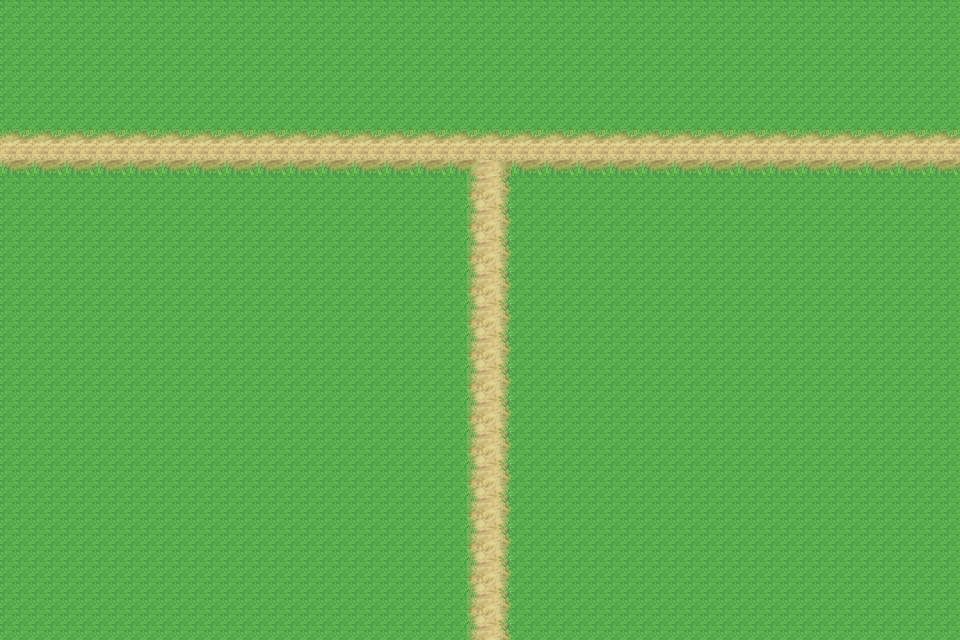

Rendered tile map (Tiled .tmx) drawn with the repository's tilesets; below, a short description and the full map source, tile grids included:
An orthogonal 60x40 tile map with 16x16 px tiles, 1 tile layer (Tile Layer 1) and 1 object (ForestEntrance).

<map version="1.10" tiledversion="1.12.2" orientation="orthogonal" renderorder="right-down" width="60" height="40" tilewidth="16" tileheight="16" infinite="0" nextlayerid="4" nextobjectid="11">
 <tileset firstgid="1" source="fsm_Town02_A2.tsx" />
 <layer id="1" name="Tile Layer 1" width="60" height="40">
  <data encoding="csv">
1,1,1,1,1,1,1,1,1,1,1,1,1,1,1,1,1,1,1,1,1,1,1,1,1,1,1,1,1,1,1,1,1,1,1,1,1,1,1,1,1,1,1,1,1,1,1,1,1,1,1,1,1,1,1,1,1,1,1,1,
1,1,1,1,1,1,1,1,1,1,1,1,1,1,1,1,1,1,1,1,1,1,1,1,1,1,1,1,1,1,1,1,1,1,1,1,1,1,1,1,1,1,1,1,1,1,1,1,1,1,1,1,1,1,1,1,1,1,1,1,
1,1,1,1,1,1,1,1,1,1,1,1,1,1,1,1,1,1,1,1,1,1,1,1,1,1,1,1,1,1,1,1,1,1,1,1,1,1,1,1,1,1,1,1,1,1,1,1,1,1,1,1,1,1,1,1,1,1,1,1,
1,1,1,1,1,1,1,1,1,1,1,1,1,1,1,1,1,1,1,1,1,1,1,1,1,1,1,1,1,1,1,1,1,1,1,1,1,1,1,1,1,1,1,1,1,1,1,1,1,1,1,1,1,1,1,1,1,1,1,1,
1,1,1,1,1,1,1,1,1,1,1,1,1,1,1,1,1,1,1,1,1,1,1,1,1,1,1,1,1,1,1,1,1,1,1,1,1,1,1,1,1,1,1,1,1,1,1,1,1,1,1,1,1,1,1,1,1,1,1,1,
1,1,1,1,1,1,1,1,1,1,1,1,1,1,1,1,1,1,1,1,1,1,1,1,1,1,1,1,1,1,1,1,1,1,1,1,1,1,1,1,1,1,1,1,1,1,1,1,1,1,1,1,1,1,1,1,1,1,1,1,
1,1,1,1,1,1,1,1,1,1,1,1,1,1,1,1,1,1,1,1,1,1,1,1,1,1,1,1,1,1,1,1,1,1,1,1,1,1,1,1,1,1,1,1,1,1,1,1,1,1,1,1,1,1,1,1,1,1,1,1,
1,1,1,1,1,1,1,1,1,1,1,1,1,1,1,1,1,1,1,1,1,1,1,1,1,1,1,1,1,1,1,1,1,1,1,1,1,1,1,1,1,1,1,1,1,1,1,1,1,1,1,1,1,1,1,1,1,1,1,1,
165,166,165,166,165,166,165,166,165,166,165,166,165,166,165,166,165,166,165,166,165,166,165,166,165,166,165,166,165,166,165,166,165,166,165,166,165,166,165,166,165,166,165,166,165,166,165,166,165,166,165,166,165,166,165,166,165,166,165,166,
357,357,357,357,357,357,357,357,357,357,357,357,357,357,357,357,357,357,357,357,357,357,357,357,357,357,357,357,357,357,357,357,357,357,357,357,357,357,357,357,357,357,357,357,357,357,357,357,357,357,357,357,357,357,357,357,357,357,357,357,
405,406,405,406,405,406,405,406,405,406,405,406,405,406,405,406,405,406,405,406,405,406,405,406,405,406,405,406,405,118,263,120,405,406,405,406,405,406,405,406,405,406,405,406,405,406,405,406,405,406,405,406,405,406,405,406,405,406,405,406,
1,1,1,1,1,1,1,1,1,1,1,1,1,1,1,1,1,1,1,1,1,1,1,1,1,1,1,1,1,259,263,264,1,1,1,1,1,1,1,1,1,1,1,1,1,1,1,1,1,1,1,1,1,1,1,1,1,1,1,1,
1,1,1,1,1,1,1,1,1,1,1,1,1,1,1,1,1,1,1,1,1,1,1,1,1,1,1,1,1,307,311,312,1,1,1,1,1,1,1,1,1,1,1,1,1,1,1,1,1,1,1,1,1,1,1,1,1,1,1,1,
1,1,1,1,1,1,1,1,1,1,1,1,1,1,1,1,1,1,1,1,1,1,1,1,1,1,1,1,1,259,263,264,1,1,1,1,1,1,1,1,1,1,1,1,1,1,1,1,1,1,1,1,1,1,1,1,1,1,1,1,
1,1,1,1,1,1,1,1,1,1,1,1,1,1,1,1,1,1,1,1,1,1,1,1,1,1,1,1,1,307,311,312,1,1,1,1,1,1,1,1,1,1,1,1,1,1,1,1,1,1,1,1,1,1,1,1,1,1,1,1,
1,1,1,1,1,1,1,1,1,1,1,1,1,1,1,1,1,1,1,1,1,1,1,1,1,1,1,1,1,259,263,264,1,1,1,1,1,1,1,1,1,1,1,1,1,1,1,1,1,1,1,1,1,1,1,1,1,1,1,1,
1,1,1,1,1,1,1,1,1,1,1,1,1,1,1,1,1,1,1,1,1,1,1,1,1,1,1,1,1,307,311,312,1,1,1,1,1,1,1,1,1,1,1,1,1,1,1,1,1,1,1,1,1,1,1,1,1,1,1,1,
1,1,1,1,1,1,1,1,1,1,1,1,1,1,1,1,1,1,1,1,1,1,1,1,1,1,1,1,1,259,263,264,1,1,1,1,1,1,1,1,1,1,1,1,1,1,1,1,1,1,1,1,1,1,1,1,1,1,1,1,
1,1,1,1,1,1,1,1,1,1,1,1,1,1,1,1,1,1,1,1,1,1,1,1,1,1,1,1,1,307,311,312,1,1,1,1,1,1,1,1,1,1,1,1,1,1,1,1,1,1,1,1,1,1,1,1,1,1,1,1,
1,1,1,1,1,1,1,1,1,1,1,1,1,1,1,1,1,1,1,1,1,1,1,1,1,1,1,1,1,259,263,264,1,1,1,1,1,1,1,1,1,1,1,1,1,1,1,1,1,1,1,1,1,1,1,1,1,1,1,1,
1,1,1,1,1,1,1,1,1,1,1,1,1,1,1,1,1,1,1,1,1,1,1,1,1,1,1,1,1,307,311,312,1,1,1,1,1,1,1,1,1,1,1,1,1,1,1,1,1,1,1,1,1,1,1,1,1,1,1,1,
1,1,1,1,1,1,1,1,1,1,1,1,1,1,1,1,1,1,1,1,1,1,1,1,1,1,1,1,1,259,263,264,1,1,1,1,1,1,1,1,1,1,1,1,1,1,1,1,1,1,1,1,1,1,1,1,1,1,1,1,
1,1,1,1,1,1,1,1,1,1,1,1,1,1,1,1,1,1,1,1,1,1,1,1,1,1,1,1,1,307,311,312,1,1,1,1,1,1,1,1,1,1,1,1,1,1,1,1,1,1,1,1,1,1,1,1,1,1,1,1,
1,1,1,1,1,1,1,1,1,1,1,1,1,1,1,1,1,1,1,1,1,1,1,1,1,1,1,1,1,259,263,264,1,1,1,1,1,1,1,1,1,1,1,1,1,1,1,1,1,1,1,1,1,1,1,1,1,1,1,1,
1,1,1,1,1,1,1,1,1,1,1,1,1,1,1,1,1,1,1,1,1,1,1,1,1,1,1,1,1,307,311,312,1,1,1,1,1,1,1,1,1,1,1,1,1,1,1,1,1,1,1,1,1,1,1,1,1,1,1,1,
1,1,1,1,1,1,1,1,1,1,1,1,1,1,1,1,1,1,1,1,1,1,1,1,1,1,1,1,1,259,263,264,1,1,1,1,1,1,1,1,1,1,1,1,1,1,1,1,1,1,1,1,1,1,1,1,1,1,1,1,
1,1,1,1,1,1,1,1,1,1,1,1,1,1,1,1,1,1,1,1,1,1,1,1,1,1,1,1,1,307,311,312,1,1,1,1,1,1,1,1,1,1,1,1,1,1,1,1,1,1,1,1,1,1,1,1,1,1,1,1,
1,1,1,1,1,1,1,1,1,1,1,1,1,1,1,1,1,1,1,1,1,1,1,1,1,1,1,1,1,259,263,264,1,1,1,1,1,1,1,1,1,1,1,1,1,1,1,1,1,1,1,1,1,1,1,1,1,1,1,1,
1,1,1,1,1,1,1,1,1,1,1,1,1,1,1,1,1,1,1,1,1,1,1,1,1,1,1,1,1,307,311,312,1,1,1,1,1,1,1,1,1,1,1,1,1,1,1,1,1,1,1,1,1,1,1,1,1,1,1,1,
1,1,1,1,1,1,1,1,1,1,1,1,1,1,1,1,1,1,1,1,1,1,1,1,1,1,1,1,1,259,263,264,1,1,1,1,1,1,1,1,1,1,1,1,1,1,1,1,1,1,1,1,1,1,1,1,1,1,1,1,
1,1,1,1,1,1,1,1,1,1,1,1,1,1,1,1,1,1,1,1,1,1,1,1,1,1,1,1,1,307,311,312,1,1,1,1,1,1,1,1,1,1,1,1,1,1,1,1,1,1,1,1,1,1,1,1,1,1,1,1,
1,1,1,1,1,1,1,1,1,1,1,1,1,1,1,1,1,1,1,1,1,1,1,1,1,1,1,1,1,259,263,264,1,1,1,1,1,1,1,1,1,1,1,1,1,1,1,1,1,1,1,1,1,1,1,1,1,1,1,1,
1,1,1,1,1,1,1,1,1,1,1,1,1,1,1,1,1,1,1,1,1,1,1,1,1,1,1,1,1,307,311,312,1,1,1,1,1,1,1,1,1,1,1,1,1,1,1,1,1,1,1,1,1,1,1,1,1,1,1,1,
1,1,1,1,1,1,1,1,1,1,1,1,1,1,1,1,1,1,1,1,1,1,1,1,1,1,1,1,1,259,263,264,1,1,1,1,1,1,1,1,1,1,1,1,1,1,1,1,1,1,1,1,1,1,1,1,1,1,1,1,
1,1,1,1,1,1,1,1,1,1,1,1,1,1,1,1,1,1,1,1,1,1,1,1,1,1,1,1,1,307,311,312,1,1,1,1,1,1,1,1,1,1,1,1,1,1,1,1,1,1,1,1,1,1,1,1,1,1,1,1,
1,1,1,1,1,1,1,1,1,1,1,1,1,1,1,1,1,1,1,1,1,1,1,1,1,1,1,1,1,259,263,264,1,1,1,1,1,1,1,1,1,1,1,1,1,1,1,1,1,1,1,1,1,1,1,1,1,1,1,1,
1,1,1,1,1,1,1,1,1,1,1,1,1,1,1,1,1,1,1,1,1,1,1,1,1,1,1,1,1,307,311,312,1,1,1,1,1,1,1,1,1,1,1,1,1,1,1,1,1,1,1,1,1,1,1,1,1,1,1,1,
1,1,1,1,1,1,1,1,1,1,1,1,1,1,1,1,1,1,1,1,1,1,1,1,1,1,1,1,1,259,263,264,1,1,1,1,1,1,1,1,1,1,1,1,1,1,1,1,1,1,1,1,1,1,1,1,1,1,1,1,
1,1,1,1,1,1,1,1,1,1,1,1,1,1,1,1,1,1,1,1,1,1,1,1,1,1,1,1,1,307,311,312,1,1,1,1,1,1,1,1,1,1,1,1,1,1,1,1,1,1,1,1,1,1,1,1,1,1,1,1,
1,1,1,1,1,1,1,1,1,1,1,1,1,1,1,1,1,1,1,1,1,1,1,1,1,1,1,1,1,259,263,264,1,1,1,1,1,1,1,1,1,1,1,1,1,1,1,1,1,1,1,1,1,1,1,1,1,1,1,1
</data>
 </layer>
 <objectgroup id="3" name="Triggers">
  <object id="10" name="ForestEntrance" x="469.75" y="626.5" width="39.25" height="12.75">
   <properties>
    <property name="action" value="print" />
    <property name="event" value="enter" />
    <property name="message" value="Welcome to the forest!" />
    <property name="once" type="bool" value="false" />
   </properties>
  </object>
 </objectgroup>
</map>
